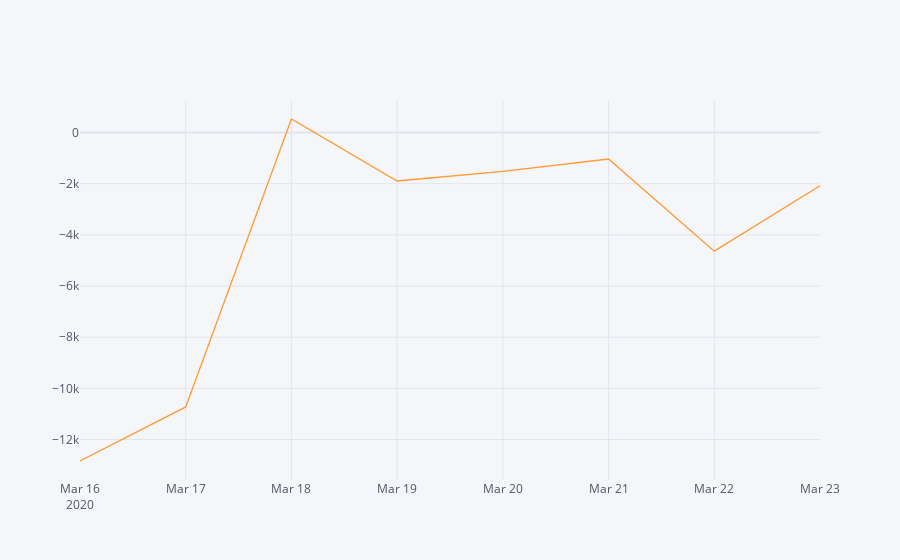

Here is the notebook cell this chart was saved with:
### Code cell
ba.resta.iplot()

### Figure 1 — Plotly figure (JSON) as saved in the notebook; plotly's stock layout.template omitted (floating-point values rounded to 4 significant figures)
{"data": [{"line": {"color": "rgba(255, 153, 51, 1.0)", "dash": "solid", "shape": "linear", "width": 1.3}, "mode": "lines", "name": "resta", "text": "", "type": "scatter", "x": ["2020-03-16", "2020-03-17", "2020-03-18", "2020-03-19", "2020-03-20", "2020-03-21", "2020-03-22", "2020-03-23"], "y": [-12840.0, -10730.0, 531.9, -1891.0, -1517.0, -1032.0, -4636.0, -2076.0]}], "layout": {"legend": {"bgcolor": "#F5F6F9", "font": {"color": "#4D5663"}}, "paper_bgcolor": "#F5F6F9", "plot_bgcolor": "#F5F6F9", "title": {"font": {"color": "#4D5663"}}, "xaxis": {"gridcolor": "#E1E5ED", "showgrid": true, "tickfont": {"color": "#4D5663"}, "title": {"font": {"color": "#4D5663"}, "text": ""}, "zerolinecolor": "#E1E5ED"}, "yaxis": {"gridcolor": "#E1E5ED", "showgrid": true, "tickfont": {"color": "#4D5663"}, "title": {"font": {"color": "#4D5663"}, "text": ""}, "zerolinecolor": "#E1E5ED"}}}
